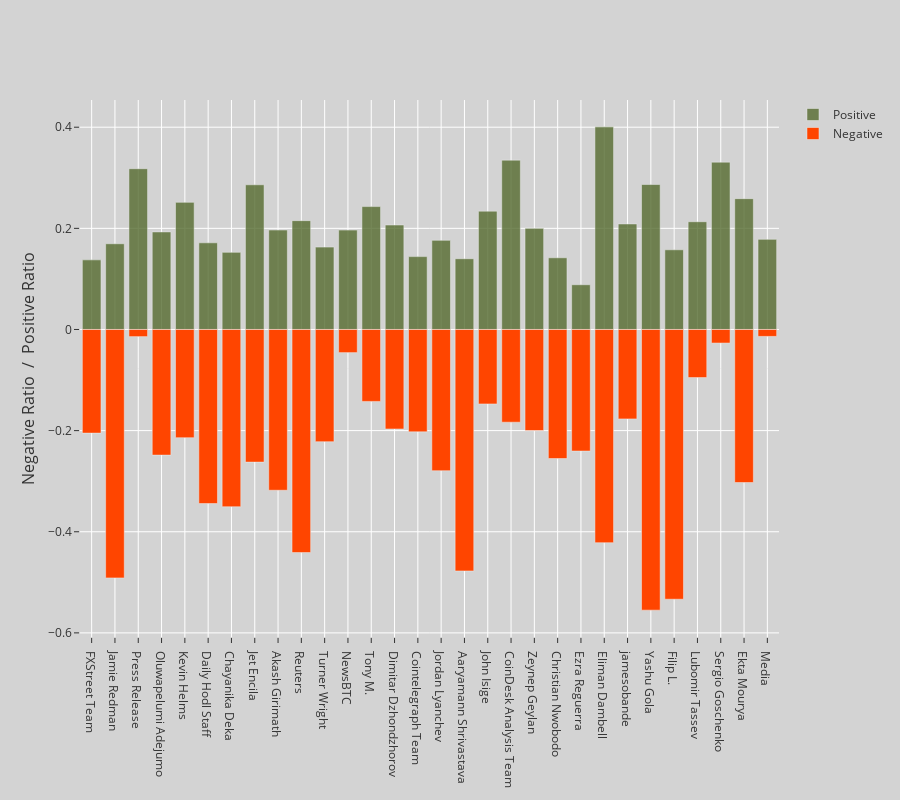

The notebook cell this image was saved under:
### Markdown cell above
---

### Code cell
fig7 = make_subplots(rows=1, cols=1, y_title='Negative Ratio  /  Positive Ratio')

fig7.add_bar(name="Positive", x=df['author'], y=df['positive_ratio'], opacity=0.8, marker_color='DarkOliveGreen', offsetgroup=1)
fig7.add_bar(name="Negative", x=df['author'], y=-1*df['negative_ratio'], opacity=1, marker_color='OrangeRed', offsetgroup=1)

fig7.update_layout(height=800, template='ggplot2', paper_bgcolor='rgb(211, 211, 211)', plot_bgcolor='rgb(211, 211, 211)')
fig7.show()

### Figure 1 — Plotly figure (JSON) as saved in the notebook; plotly's stock layout.template omitted (floating-point values rounded to 4 significant figures)
{"data": [{"marker": {"color": "DarkOliveGreen"}, "name": "Positive", "offsetgroup": "1", "opacity": 0.8, "type": "bar", "x": ["FXStreet Team", "Jamie Redman", "Press Release", "Oluwapelumi Adejumo", "Kevin Helms", "Daily Hodl Staff", "Chayanika Deka", "Jet Encila", "Akash Girimath", "Reuters", "Turner Wright", "NewsBTC", "Tony M.", "Dimitar Dzhondzhorov", "Cointelegraph Team", "Jordan Lyanchev", "Aaryamann Shrivastava", "John Isige", "CoinDesk Analysis Team", "Zeynep Geylan", "Christian Nwobodo", "Ezra Reguerra", "Eliman Dambell", "jamesobande", "Yashu Gola", "Filip L.", "Lubomir Tassev", "Sergio Goschenko", "Ekta Mourya", "Media"], "y": [0.1377, 0.1695, 0.318, 0.1929, 0.2514, 0.1714, 0.1525, 0.2862, 0.1967, 0.2153, 0.1629, 0.1966, 0.243, 0.2066, 0.1441, 0.1762, 0.1399, 0.234, 0.3349, 0.2001, 0.1418, 0.08853, 0.4007, 0.2087, 0.2866, 0.1576, 0.2131, 0.3309, 0.2587, 0.1783]}, {"marker": {"color": "OrangeRed"}, "name": "Negative", "offsetgroup": "1", "opacity": 1, "type": "bar", "x": ["FXStreet Team", "Jamie Redman", "Press Release", "Oluwapelumi Adejumo", "Kevin Helms", "Daily Hodl Staff", "Chayanika Deka", "Jet Encila", "Akash Girimath", "Reuters", "Turner Wright", "NewsBTC", "Tony M.", "Dimitar Dzhondzhorov", "Cointelegraph Team", "Jordan Lyanchev", "Aaryamann Shrivastava", "John Isige", "CoinDesk Analysis Team", "Zeynep Geylan", "Christian Nwobodo", "Ezra Reguerra", "Eliman Dambell", "jamesobande", "Yashu Gola", "Filip L.", "Lubomir Tassev", "Sergio Goschenko", "Ekta Mourya", "Media"], "y": [-0.2049, -0.4913, -0.01411, -0.2484, -0.214, -0.3442, -0.3505, -0.2623, -0.3179, -0.4411, -0.2219, -0.04575, -0.1423, -0.1968, -0.2024, -0.2793, -0.4775, -0.1472, -0.1833, -0.1999, -0.2552, -0.2404, -0.4216, -0.1768, -0.555, -0.5334, -0.09503, -0.02685, -0.3027, -0.01367]}], "layout": {"annotations": [{"font": {"size": 16}, "showarrow": false, "text": "Negative Ratio  /  Positive Ratio", "textangle": -90, "x": 0, "xanchor": "right", "xref": "paper", "xshift": -40, "y": 0.5, "yanchor": "middle", "yref": "paper"}], "height": 800, "paper_bgcolor": "rgb(211, 211, 211)", "plot_bgcolor": "rgb(211, 211, 211)", "xaxis": {"anchor": "y", "domain": [0, 1]}, "yaxis": {"anchor": "x", "domain": [0, 1]}}}
